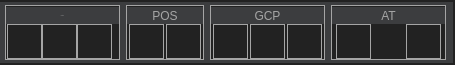
    <widget class="QWidget" name="widget_2" native="true">
     <property name="minimumSize">
      <size>
       <width>0</width>
       <height>65</height>
      </size>
     </property>
     <property name="maximumSize">
      <size>
       <width>16777215</width>
       <height>65</height>
      </size>
     </property>
     <property name="styleSheet">
      <string notr="true">border: 2px solid #222222;
border-left:none;
background-color: #3C3D3F;
</string>
     </property>
     <widget class="QFrame" name="frame">
      <property name="geometry">
       <rect>
        <x>5</x>
        <y>5</y>
        <width>115</width>
        <height>55</height>
       </rect>
      </property>
      <property name="minimumSize">
       <size>
        <width>115</width>
        <height>55</height>
       </size>
      </property>
      <property name="maximumSize">
       <size>
        <width>113</width>
        <height>55</height>
       </size>
      </property>
      <property name="styleSheet">
       <string notr="true">border:1px solid;
border-color: #A5A5A5;
background-color: #222222;</string>
      </property>
      <property name="frameShape">
       <enum>QFrame::StyledPanel</enum>
      </property>
      <property name="frameShadow">
       <enum>QFrame::Raised</enum>
      </property>
      <layout class="QGridLayout" name="gridLayout_8" rowstretch="10,30">
       <property name="leftMargin">
        <number>0</number>
       </property>
       <property name="topMargin">
        <number>1</number>
       </property>
       <property name="rightMargin">
        <number>0</number>
       </property>
       <property name="bottomMargin">
        <number>5</number>
       </property>
       <property name="spacing">
        <number>0</number>
       </property>
       <item row="1" column="0">
        <layout class="QHBoxLayout" name="horizontalLayout_3">
         <property name="spacing">
          <number>0</number>
         </property>
         <property name="topMargin">
          <number>0</number>
         </property>
         <item>
          <spacer name="horizontalSpacer_2">
           <property name="orientation">
            <enum>Qt::Horizontal</enum>
           </property>
           <property name="sizeHint" stdset="0">
            <size>
             <width>13</width>
             <height>20</height>
            </size>
           </property>
          </spacer>
         </item>
         <item>
          <widget class="QPushButton" name="btn_addsig">
           <property name="enabled">
            <bool>true</bool>
           </property>
           <property name="minimumSize">
            <size>
             <width>35</width>
             <height>35</height>
            </size>
           </property>
           <property name="maximumSize">
            <size>
             <width>35</width>
             <height>35</height>
            </size>
           </property>
           <property name="styleSheet">
            <string notr="true">
QPushButton
{
	border-image: url(:/new/button/skinbutton/Import_photo_nor1x.png);
}
QPushButton:hover
{

	border-image: url(:/new/button/skinbutton/Import_photo_honor1x.png);
}
QPushButton:pressed
{

	border-image: url(:/new/button/skinbutton/Import_photo_press1x.png);
}

QPushButton:disabled 
{

	border-image: url(:/new/button/skinbutton/Import_photo_no1x.png);
}




</string>
           </property>
           <property name="text">
            <string/>
           </property>
           <property name="iconSize">
            <size>
             <width>36</width>
             <height>36</height>
            </size>
           </property>
          </widget>
         </item>
         <item>
          <widget class="QPushButton" name="btn_adddir">
           <property name="enabled">
            <bool>true</bool>
           </property>
           <property name="minimumSize">
            <size>
             <width>35</width>
             <height>35</height>
            </size>
           </property>
           <property name="maximumSize">
            <size>
             <width>35</width>
             <height>35</height>
            </size>
           </property>
           <property name="styleSheet">
            <string notr="true">QPushButton
{
	border-image: url(:/new/button/skinbutton/Import_directory_nor1x.png);
}
QPushButton:hover
{

	border-image: url(:/new/button/skinbutton/Import_directory_honor1x.png);
}
QPushButton:pressed
{

	border-image: url(:/new/button/skinbutton/Import_directory_press1x.png);
}

QPushButton:disabled 
{

	border-image: url(:/new/button/skinbutton/Import_directory_no1x.png);
}




</string>
           </property>
           <property name="text">
            <string/>
           </property>
          </widget>
         </item>
         <item>
          <widget class="QPushButton" name="btn_push_removePgtable">
           <property name="minimumSize">
            <size>
             <width>35</width>
             <height>35</height>
            </size>
           </property>
           <property name="maximumSize">
            <size>
             <width>35</width>
             <height>35</height>
            </size>
           </property>
           <property name="styleSheet">
            <string notr="true">QPushButton
{
	border-image: url(:/new/button/skinbutton/Remove_selected_nor1x.png);
}
QPushButton:hover
{

	border-image: url(:/new/button/skinbutton/Remove_selected_honor1x.png);
}
QPushButton:pressed
{

	border-image: url(:/new/button/skinbutton/Remove_selected_press1x.png);
}

QPushButton:disabled 
{

	border-image: url(:/new/button/skinbutton/Remove_selected_no1x.png);
}</string>
           </property>
           <property name="text">
            <string/>
           </property>
          </widget>
         </item>
         <item>
          <spacer name="horizontalSpacer_3">
           <property name="orientation">
            <enum>Qt::Horizontal</enum>
           </property>
           <property name="sizeHint" stdset="0">
            <size>
             <width>18</width>
             <height>20</height>
            </size>
           </property>
          </spacer>
         </item>
        </layout>
       </item>
       <item row="0" column="0">
        <widget class="QLabel" name="label_Pho">
         <property name="minimumSize">
          <size>
           <width>113</width>
           <height>17</height>
          </size>
         </property>
         <property name="maximumSize">
          <size>
           <width>113</width>
           <height>17</height>
          </size>
         </property>
         <property name="font">
          <font>
           <family>Arial</family>
           <pointsize>-1</pointsize>
           <weight>50</weight>
           <italic>false</italic>
           <bold>false</bold>
          </font>
         </property>
         <property name="styleSheet">
          <string notr="true">font: 12px &quot;Arial&quot;;
color: rgb(165, 165, 165);
background-color:#3C3D3F;
border:0px solid;

</string>
         </property>
         <property name="text">
          <string>Photos</string>
         </property>
         <property name="alignment">
          <set>Qt::AlignCenter</set>
         </property>
        </widget>
       </item>
      </layout>
     </widget>
     <widget class="QFrame" name="frame_2">
      <property name="geometry">
       <rect>
        <x>126</x>
        <y>5</y>
        <width>78</width>
        <height>55</height>
       </rect>
      </property>
      <property name="minimumSize">
       <size>
        <width>78</width>
        <height>55</height>
       </size>
      </property>
      <property name="maximumSize">
       <size>
        <width>78</width>
        <height>55</height>
       </size>
      </property>
      <property name="styleSheet">
       <string notr="true">border:1px solid;
border-color: #A5A5A5;
background-color: #222222;</string>
      </property>
      <property name="frameShape">
       <enum>QFrame::StyledPanel</enum>
      </property>
      <property name="frameShadow">
       <enum>QFrame::Raised</enum>
      </property>
      <layout class="QGridLayout" name="gridLayout_7" rowstretch="10,0">
       <property name="leftMargin">
        <number>0</number>
       </property>
       <property name="topMargin">
        <number>1</number>
       </property>
       <property name="rightMargin">
        <number>0</number>
       </property>
       <property name="bottomMargin">
        <number>5</number>
       </property>
       <property name="spacing">
        <number>0</number>
       </property>
       <item row="1" column="0">
        <layout class="QHBoxLayout" name="horizontalLayout_4" stretch="1,1">
         <property name="spacing">
          <number>0</number>
         </property>
         <property name="leftMargin">
          <number>0</number>
         </property>
         <property name="topMargin">
          <number>0</number>
         </property>
         <property name="bottomMargin">
          <number>0</number>
         </property>
         <item>
          <widget class="QPushButton" name="btn_addpos">
           <property name="minimumSize">
            <size>
             <width>35</width>
             <height>35</height>
            </size>
           </property>
           <property name="maximumSize">
            <size>
             <width>35</width>
             <height>35</height>
            </size>
           </property>
           <property name="styleSheet">
            <string notr="true">QPushButton
{
	border-image: url(:/new/button/skinbutton/Add_POS_nor1x.png);
}
QPushButton:hover
{

	border-image: url(:/new/button/skinbutton/Add_POS_honor1x.png);
}
QPushButton:pressed
{

	border-image: url(:/new/button/skinbutton/Add_POS_press1x.png);
}

QPushButton:disabled 
{

	border-image: url(:/new/button/skinbutton/Add_POS_no1x.png);
}</string>
           </property>
           <property name="text">
            <string/>
           </property>
          </widget>
         </item>
         <item>
          <widget class="QPushButton" name="btn_delpos">
           <property name="minimumSize">
            <size>
             <width>35</width>
             <height>35</height>
            </size>
           </property>
           <property name="maximumSize">
            <size>
             <width>35</width>
             <height>35</height>
            </size>
           </property>
           <property name="styleSheet">
            <string notr="true">QPushButton
{
	border-image: url(:/new/button/skinbutton/Remove_POS_nor1x.png);
}
QPushButton:hover
{

	border-image: url(:/new/button/skinbutton/Remove_POS_honor1x.png);
}
QPushButton:pressed
{

	border-image: url(:/new/button/skinbutton/Remove_POS_press1x.png);
}

QPushButton:disabled 
{

	border-image: url(:/new/button/skinbutton/Remove_POS_no1x.png);
}</string>
           </property>
           <property name="text">
            <string/>
           </property>
          </widget>
         </item>
        </layout>
       </item>
       <item row="0" column="0">
        <widget class="QLabel" name="label_Pos">
         <property name="minimumSize">
          <size>
           <width>76</width>
           <height>17</height>
          </size>
         </property>
         <property name="maximumSize">
          <size>
           <width>113</width>
           <height>17</height>
          </size>
         </property>
         <property name="styleSheet">
          <string notr="true">font: 12px &quot;Arial&quot;;
color: rgb(165, 165, 165);
background-color:#3C3D3F;
border:0px solid;</string>
         </property>
         <property name="text">
          <string>POS</string>
         </property>
         <property name="alignment">
          <set>Qt::AlignCenter</set>
         </property>
        </widget>
       </item>
      </layout>
     </widget>
     <widget class="QFrame" name="frame_4">
      <property name="geometry">
       <rect>
        <x>210</x>
        <y>5</y>
        <width>115</width>
        <height>55</height>
       </rect>
      </property>
      <property name="minimumSize">
       <size>
        <width>115</width>
        <height>55</height>
       </size>
      </property>
      <property name="maximumSize">
       <size>
        <width>115</width>
        <height>55</height>
       </size>
      </property>
      <property name="styleSheet">
       <string notr="true">border:1px solid;
border-color: #A5A5A5;
background-color:#222222;</string>
      </property>
      <property name="frameShape">
       <enum>QFrame::StyledPanel</enum>
      </property>
      <property name="frameShadow">
       <enum>QFrame::Raised</enum>
      </property>
      <layout class="QGridLayout" name="gridLayout_9" rowstretch="10,0">
       <property name="leftMargin">
        <number>0</number>
       </property>
       <property name="topMargin">
        <number>1</number>
       </property>
       <property name="rightMargin">
        <number>0</number>
       </property>
       <property name="bottomMargin">
        <number>0</number>
       </property>
       <property name="spacing">
        <number>0</number>
       </property>
       <item row="0" column="0">
        <widget class="QLabel" name="label_5">
         <property name="minimumSize">
          <size>
           <width>113</width>
           <height>17</height>
          </size>
         </property>
         <property name="maximumSize">
          <size>
           <width>113</width>
           <height>17</height>
          </size>
         </property>
         <property name="styleSheet">
          <string notr="true">font: 12px &quot;Arial&quot;;
color: rgb(165, 165, 165);
background-color:#3C3D3F;
border:0px solid;</string>
         </property>
         <property name="text">
          <string>GCP</string>
         </property>
         <property name="alignment">
          <set>Qt::AlignCenter</set>
         </property>
        </widget>
       </item>
       <item row="1" column="0">
        <layout class="QHBoxLayout" name="horizontalLayout_10" stretch="0,1,1">
         <property name="spacing">
          <number>0</number>
         </property>
         <item>
          <widget class="QPushButton" name="btn_Siggcp">
           <property name="minimumSize">
            <size>
             <width>35</width>
             <height>35</height>
            </size>
           </property>
           <property name="maximumSize">
            <size>
             <width>35</width>
             <height>35</height>
            </size>
           </property>
           <property name="styleSheet">
            <string notr="true">QPushButton
{
	border-image: url(:/new/button/skinbutton/Sig_GCP1x_nor.png);
}
QPushButton:hover
{

	border-image: url(:/new/button/skinbutton/Sig_GCP1x_hor.png);
}
QPushButton:pressed
{

	border-image: url(:/new/button/skinbutton/Sig_GCP1x_pressed.png);
}

QPushButton:disabled 
{

	border-image: url(:/new/button/skinbutton/Sig_GCP1x_no.png);
}

</string>
           </property>
           <property name="text">
            <string/>
           </property>
          </widget>
         </item>
         <item>
          <widget class="QPushButton" name="btn_addgcp">
           <property name="minimumSize">
            <size>
             <width>35</width>
             <height>35</height>
            </size>
           </property>
           <property name="maximumSize">
            <size>
             <width>35</width>
             <height>35</height>
            </size>
           </property>
           <property name="styleSheet">
            <string notr="true">QPushButton
{
	border-image: url(:/new/button/skinbutton/Import_GCP_nor1x.png);
}
QPushButton:hover
{

	border-image: url(:/new/button/skinbutton/Import_GCP_hon1x.png);
}
QPushButton:pressed
{

	border-image: url(:/new/button/skinbutton/Import_GCP_press1x.png);
}

QPushButton:disabled 
{

	border-image: url(:/new/button/skinbutton/Import_GCP_no1x.png);
}

</string>
           </property>
           <property name="text">
            <string/>
           </property>
          </widget>
         </item>
         <item>
          <widget class="QPushButton" name="btn_delgcp">
           <property name="minimumSize">
            <size>
             <width>35</width>
             <height>35</height>
            </size>
           </property>
           <property name="maximumSize">
            <size>
             <width>35</width>
             <height>35</height>
            </size>
           </property>
           <property name="styleSheet">
            <string notr="true">QPushButton
{
	border-image: url(:/new/button/skinbutton/Import_RGCP_nor1x.png);
}
QPushButton:hover
{

	border-image: url(:/new/button/skinbutton/Import_RGCP_hon1x.png);
}
QPushButton:pressed
{

	border-image: url(:/new/button/skinbutton/Import_RGCP_press1x.png);
}

QPushButton:disabled 
{

	border-image: url(:/new/button/skinbutton/Import_RGCP_no1x.png);
}

</string>
           </property>
           <property name="text">
            <string/>
           </property>
          </widget>
         </item>
        </layout>
       </item>
      </layout>
     </widget>
     <widget class="QFrame" name="frame_3">
      <property name="geometry">
       <rect>
        <x>331</x>
        <y>5</y>
        <width>115</width>
        <height>55</height>
       </rect>
      </property>
      <property name="minimumSize">
       <size>
        <width>115</width>
        <height>55</height>
       </size>
      </property>
      <property name="maximumSize">
       <size>
        <width>115</width>
        <height>55</height>
       </size>
      </property>
      <property name="styleSheet">
       <string notr="true">border:1px solid;
border-color: #A5A5A5;
background-color:#222222;</string>
      </property>
      <property name="frameShape">
       <enum>QFrame::StyledPanel</enum>
      </property>
      <property name="frameShadow">
       <enum>QFrame::Raised</enum>
      </property>
      <layout class="QGridLayout" name="gridLayout_6" rowstretch="10,30">
       <property name="leftMargin">
        <number>0</number>
       </property>
       <property name="topMargin">
        <number>1</number>
       </property>
       <property name="rightMargin">
        <number>0</number>
       </property>
       <property name="bottomMargin">
        <number>5</number>
       </property>
       <property name="spacing">
        <number>0</number>
       </property>
       <item row="0" column="0">
        <widget class="QLabel" name="label_AT_2">
         <property name="minimumSize">
          <size>
           <width>113</width>
           <height>17</height>
          </size>
         </property>
         <property name="maximumSize">
          <size>
           <width>113</width>
           <height>17</height>
          </size>
         </property>
         <property name="styleSheet">
          <string notr="true">font: 12px &quot;Arial&quot;;
color: rgb(165, 165, 165);
background-color:#3C3D3F;
border:0px solid;</string>
         </property>
         <property name="text">
          <string>AT</string>
         </property>
         <property name="alignment">
          <set>Qt::AlignCenter</set>
         </property>
        </widget>
       </item>
       <item row="1" column="0">
        <layout class="QHBoxLayout" name="horizontalLayout_5">
         <property name="spacing">
          <number>0</number>
         </property>
         <property name="topMargin">
          <number>0</number>
         </property>
         <item>
          <spacer name="horizontalSpacer_6">
           <property name="orientation">
            <enum>Qt::Horizontal</enum>
           </property>
           <property name="sizeHint" stdset="0">
            <size>
             <width>40</width>
             <height>20</height>
            </size>
           </property>
          </spacer>
         </item>
         <item>
          <widget class="QPushButton" name="btn_at">
           <property name="enabled">
            <bool>true</bool>
           </property>
           <property name="minimumSize">
            <size>
             <width>35</width>
             <height>35</height>
            </size>
           </property>
           <property name="maximumSize">
            <size>
             <width>35</width>
             <height>35</height>
            </size>
           </property>
           <property name="styleSheet">
            <string notr="true">QPushButton
{
	border-image: url(:/new/button/skinbutton/SubmitAT_nor1x.png);
}
QPushButton:hover
{

	border-image: url(:/new/button/skinbutton/SubmitAT_honor1x.png);
}
QPushButton:pressed
{

	border-image: url(:/new/button/skinbutton/SubmitAT_press1x.png);
}

QPushButton:disabled 
{

	border-image: url(:/new/button/skinbutton/SubmitAT_no1x.png);
}</string>
           </property>
           <property name="text">
            <string/>
           </property>
          </widget>
         </item>
         <item>
          <widget class="QPushButton" name="btn_paus">
           <property name="enabled">
            <bool>true</bool>
           </property>
           <property name="minimumSize">
            <size>
             <width>35</width>
             <height>35</height>
            </size>
           </property>
           <property name="maximumSize">
            <size>
             <width>35</width>
             <height>35</height>
            </size>
           </property>
           <property name="styleSheet">
            <string notr="true">QPushButton
{
	image: url(:/new/button/skinbutton/CancelAT_nor1x.png);
	border:0px solid;
}
QPushButton:hover
{
	image: url(:/new/button/skinbutton/CancelAT_honor1x.png);
}
QPushButton:pressed
{

	image: url(:/new/button/skinbutton/CancelAT_press1x.png);
}

QPushButton:disabled 
{

	image: url(:/new/button/skinbutton/CancelAT_no1x.png);
}</string>
           </property>
           <property name="text">
            <string/>
           </property>
          </widget>
         </item>
         <item>
          <widget class="QPushButton" name="btn_rec">
           <property name="enabled">
            <bool>true</bool>
           </property>
           <property name="minimumSize">
            <size>
             <width>35</width>
             <height>35</height>
            </size>
           </property>
           <property name="maximumSize">
            <size>
             <width>36</width>
             <height>36</height>
            </size>
           </property>
           <property name="styleSheet">
            <string notr="true">QPushButton
{
	border-image: url(:/new/button/skinbutton/ResubmitAT_nor1x.png);
}
QPushButton:hover
{

	border-image: url(:/new/button/skinbutton/ResubmitAT_honor1x.png);
}
QPushButton:pressed
{

	border-image: url(:/new/button/skinbutton/ResubmitAT_press1x.png);
}

QPushButton:disabled 
{

	border-image: url(:/new/button/skinbutton/ResubmitAT_no1x.png);
}</string>
           </property>
           <property name="text">
            <string/>
           </property>
          </widget>
         </item>
         <item>
          <spacer name="horizontalSpacer_7">
           <property name="orientation">
            <enum>Qt::Horizontal</enum>
           </property>
           <property name="sizeHint" stdset="0">
            <size>
             <width>40</width>
             <height>20</height>
            </size>
           </property>
          </spacer>
         </item>
        </layout>
       </item>
      </layout>
     </widget>
    </widget>
